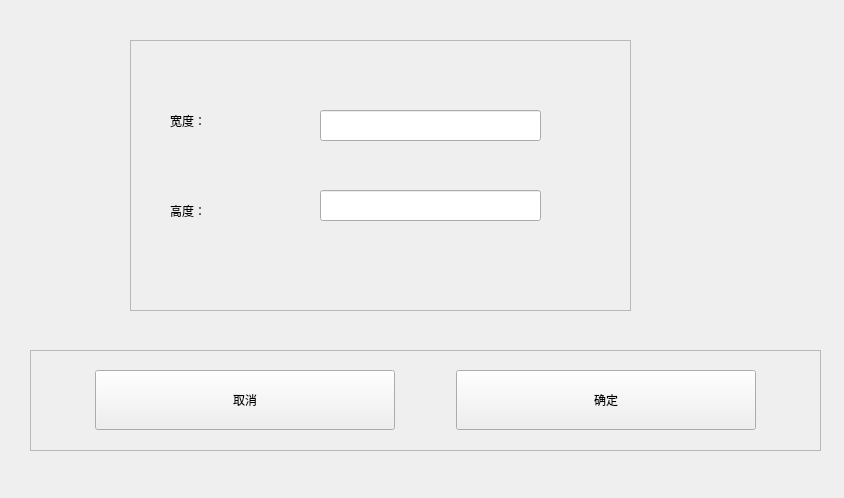
<?xml version="1.0" encoding="UTF-8"?>
<ui version="4.0">
 <class>CResolutionEditDlg</class>
 <widget class="QWidget" name="CResolutionEditDlg">
  <property name="windowModality">
   <enum>Qt::ApplicationModal</enum>
  </property>
  <property name="geometry">
   <rect>
    <x>0</x>
    <y>0</y>
    <width>844</width>
    <height>498</height>
   </rect>
  </property>
  <property name="windowTitle">
   <string>添加分辨率</string>
  </property>
  <widget class="QFrame" name="frame">
   <property name="geometry">
    <rect>
     <x>130</x>
     <y>40</y>
     <width>501</width>
     <height>271</height>
    </rect>
   </property>
   <property name="frameShape">
    <enum>QFrame::StyledPanel</enum>
   </property>
   <property name="frameShadow">
    <enum>QFrame::Raised</enum>
   </property>
   <widget class="QLabel" name="label">
    <property name="geometry">
     <rect>
      <x>40</x>
      <y>50</y>
      <width>101</width>
      <height>61</height>
     </rect>
    </property>
    <property name="text">
     <string>宽度：</string>
    </property>
   </widget>
   <widget class="QLabel" name="label_2">
    <property name="geometry">
     <rect>
      <x>40</x>
      <y>140</y>
      <width>101</width>
      <height>61</height>
     </rect>
    </property>
    <property name="text">
     <string>高度：</string>
    </property>
   </widget>
   <widget class="QLineEdit" name="lineEdit">
    <property name="geometry">
     <rect>
      <x>190</x>
      <y>70</y>
      <width>221</width>
      <height>31</height>
     </rect>
    </property>
   </widget>
   <widget class="QLineEdit" name="lineEdit_2">
    <property name="geometry">
     <rect>
      <x>190</x>
      <y>150</y>
      <width>221</width>
      <height>31</height>
     </rect>
    </property>
   </widget>
  </widget>
  <widget class="QFrame" name="frame_2">
   <property name="geometry">
    <rect>
     <x>30</x>
     <y>350</y>
     <width>791</width>
     <height>101</height>
    </rect>
   </property>
   <property name="frameShape">
    <enum>QFrame::StyledPanel</enum>
   </property>
   <property name="frameShadow">
    <enum>QFrame::Raised</enum>
   </property>
   <layout class="QHBoxLayout" name="horizontalLayout">
    <item>
     <widget class="QPushButton" name="pushButton">
      <property name="minimumSize">
       <size>
        <width>300</width>
        <height>60</height>
       </size>
      </property>
      <property name="maximumSize">
       <size>
        <width>300</width>
        <height>60</height>
       </size>
      </property>
      <property name="text">
       <string>取消</string>
      </property>
     </widget>
    </item>
    <item>
     <widget class="QPushButton" name="pushButton_2">
      <property name="minimumSize">
       <size>
        <width>300</width>
        <height>60</height>
       </size>
      </property>
      <property name="maximumSize">
       <size>
        <width>300</width>
        <height>60</height>
       </size>
      </property>
      <property name="text">
       <string>确定</string>
      </property>
     </widget>
    </item>
   </layout>
  </widget>
 </widget>
 <resources/>
 <connections/>
</ui>
